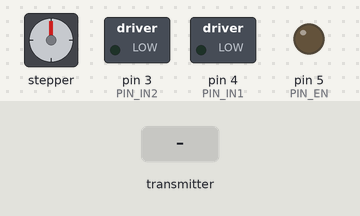
A sketch run on a simulated Arduino Nano, built with avr-gcc and run on an emulated ATmega328P. Shown: stepper motor, switched loads named in the sketch (green lamp = pin HIGH), output pins drawn as LEDs (lit = HIGH). Wiring (inferred from the names in the program): stepper motor (2048 steps per turn assumed): coils A0, A1, A2, A3. Inputs (shaded band) come from the test bench. No radio packets arrive unless stated; the audio player accepts every command and is not drawn; pins used as bus, display or sensor lines are not drawn.

Above: at 1.7 s.
1.8 s: the transmitter starts sending x = 256
At 4.74 s:
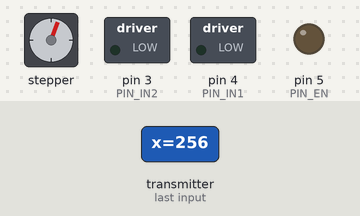
4.8 s: the transmitter starts sending y = 256
At 5.02 s:
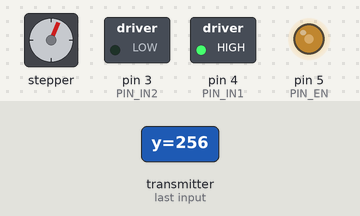
7.8 s: the transmitter starts sending y = 0
At 8.03 s:
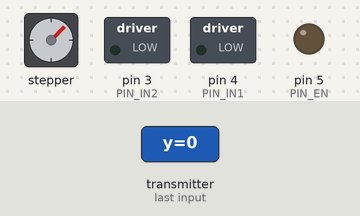
10.8 s: the transmitter starts sending y = 512
At 12.2 s:
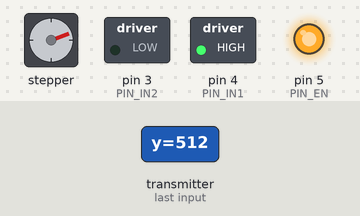
13.8 s: the transmitter starts sending y = 256
At 15.0 s:
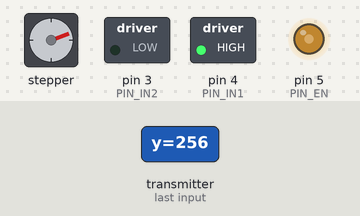
15.3 s: the transmitter starts sending y = 1023
At 16.3 s:
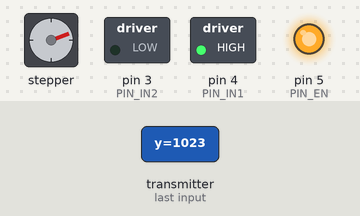
Timing chart, 0 to 17.8 s (numbered marks = the images above; inputs shaded):
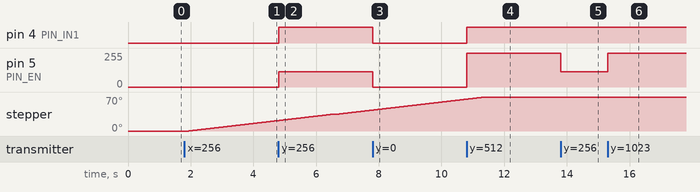

The sketch:

07_radio_rx_drive_motor_stepper_dfplayer.ino
```cpp
// 07_radio_rx_drive_motor_stepper_dfplayer.ino
// Stage 07: nRF24 receiver drives DC motor (L293D) + steering stepper (ULN2003)
//           AND plays an MP3 sound effect on "fire" (DFPlayer Mini).
//
// DFPlayer wiring reminder (critical fix):
//   DF TX  -> Nano D7
//   DF RX  <- Nano D8 THROUGH 1k (or 2.2k) resistor
//   DF BUSY-> Nano D6 (LOW=playing on most boards)
//   Speaker-> SPK1 / SPK2
//   VCC/GND-> 5V/GND (common ground)

#include <SPI.h>
#include <RF24.h>
#include <SoftwareSerial.h>
#include <DFRobotDFPlayerMini.h>

// ---------------- Radio ----------------
RF24 radio(9, 10);               // CE, CSN
const byte address[6] = "JOY1";

struct Payload {
  int16_t x;       // -512..+511
  int16_t y;       // -512..+511
  uint16_t seq;
  uint8_t fire;    // 0/1 (button)
};

// ---------------- Motor (L293D) ----------------
const uint8_t PIN_EN  = 5;  // PWM (L293D pin 1 EN1,2)
const uint8_t PIN_IN1 = 4;  // L293D pin 2 IN1
const uint8_t PIN_IN2 = 3;  // L293D pin 7 IN2

// NEW: minimum PWM once motor is engaged (reduces audible "chirp" at low duty)
const uint8_t PWM_MIN = 45; // try 35–60 if needed

// ---------------- Stepper (ULN2003 + 28BYJ-48) ----------------
const uint8_t ST_IN1 = A0;
const uint8_t ST_IN2 = A1;
const uint8_t ST_IN3 = A2;
const uint8_t ST_IN4 = A3;

const uint8_t HALFSTEP_SEQ[8][4] = {
  {1,0,0,0},
  {1,1,0,0},
  {0,1,0,0},
  {0,1,1,0},
  {0,0,1,0},
  {0,0,1,1},
  {0,0,0,1},
  {1,0,0,1}
};

// ---------------- Control tuning ----------------
const int DEAD_X = 60;
const int DEAD_Y = 40;
const unsigned long FAILSAFE_MS = 400;

// Progressive steering timing (ms per half-step)
const unsigned long STEER_INTERVAL_SLOW_MS = 14;
const unsigned long STEER_INTERVAL_FAST_MS = 1;

// Soft steering limits (half-steps)
const int16_t STEER_MIN = -800;
const int16_t STEER_MAX = +800;

unsigned long lastRxMs = 0;

// Stepper state
int8_t  steerDir  = 0;
int16_t steerPos  = 0;
uint8_t stepIndex = 0;
unsigned long lastStepMs = 0;

// ---------------- DFPlayer ----------------
const uint8_t DF_BUSY_PIN = 6;  // DFPlayer BUSY -> D6
const uint8_t DF_RX_PIN   = 7;  // Nano receives  (DF TX -> D7)
const uint8_t DF_TX_PIN   = 8;  // Nano transmits (D8 -> 1k -> DF RX)

SoftwareSerial dfSerial(DF_RX_PIN, DF_TX_PIN);
DFRobotDFPlayerMini dfPlayer;
bool dfOk = false;

const uint8_t  SFX_TRACK_MP3_FOLDER = 1;      // /MP3/0001.mp3
const unsigned long FIRE_LOCKOUT_MS  = 600;   // debounce / anti-spam
unsigned long lastFireMs = 0;
uint8_t lastFire = 0;

bool dfIsPlaying() {
  // Most DFPlayers: BUSY LOW while playing
  return digitalRead(DF_BUSY_PIN) == LOW;
}

void playFireSfx() {
  if (!dfOk) return;

  // Restart cleanly
  dfPlayer.stop();
  delay(120);
  dfPlayer.playMp3Folder(SFX_TRACK_MP3_FOLDER);
}

// ---------------- Motor helpers ----------------
void motorStopCoast() {
  digitalWrite(PIN_IN1, LOW);
  digitalWrite(PIN_IN2, LOW);
  analogWrite(PIN_EN, 0);
}

void motorDriveSigned(int16_t y) {
  int v = abs(y);
  if (v < DEAD_Y) {                       // centered => stop
    motorStopCoast();
    return;
  }

  v = constrain(v, DEAD_Y, 512);
  uint8_t pwm = (uint8_t)map(v, DEAD_Y, 512, 0, 255);

  // NEW: avoid tiny PWM pulses right after deadband (reduces audible "chirp")
  if (pwm > 0 && pwm < PWM_MIN) pwm = PWM_MIN;

  // Direction from sign of Y
  if (y > 0) {                            // forward
    digitalWrite(PIN_IN1, HIGH);
    digitalWrite(PIN_IN2, LOW);
  } else {                                // reverse
    digitalWrite(PIN_IN1, LOW);
    digitalWrite(PIN_IN2, HIGH);
  }

  analogWrite(PIN_EN, pwm);
}

// ---------------- Stepper helpers ----------------
void stepperApplyPhase(uint8_t idx) {
  digitalWrite(ST_IN1, HALFSTEP_SEQ[idx][0]);
  digitalWrite(ST_IN2, HALFSTEP_SEQ[idx][1]);
  digitalWrite(ST_IN3, HALFSTEP_SEQ[idx][2]);
  digitalWrite(ST_IN4, HALFSTEP_SEQ[idx][3]);
}

void stepperHold() {
  steerDir = 0;
}

int8_t joyToSteerDir(int16_t x) {
  if (abs(x) < DEAD_X) return 0;
  return (x > 0) ? +1 : -1;
}

// Non-linear progressive steering: squared curve.
unsigned long steeringIntervalFromX(int16_t x) {
  long mag = abs(x);
  mag = constrain(mag, (long)DEAD_X, 512L);

  // Normalize to 0..1000
  long t = (mag - (long)DEAD_X) * 1000L / (512L - (long)DEAD_X);

  // Square for non-linear ramp: stays slow longer, speeds up more near the end
  long t2 = (t * t) / 1000L; // still 0..1000

  long slow = (long)STEER_INTERVAL_SLOW_MS;
  long fast = (long)STEER_INTERVAL_FAST_MS;

  // Interpolate: interval = slow - (slow-fast)*t2
  long interval = slow - ((slow - fast) * t2) / 1000L;

  if (interval < fast) interval = fast;
  if (interval > slow) interval = slow;
  return (unsigned long)interval;
}

void stepperService(unsigned long nowMs, int16_t xValue) {
  if (steerDir == 0) return;

  unsigned long dynamicInterval = steeringIntervalFromX(xValue);
  if (nowMs - lastStepMs < dynamicInterval) return;

  // Soft limits
  if (steerDir > 0 && steerPos >= STEER_MAX) return;
  if (steerDir < 0 && steerPos <= STEER_MIN) return;

  if (steerDir > 0) {                     // right
    stepIndex = (stepIndex + 1) & 0x07;
    steerPos++;
  } else {                                // left
    stepIndex = (stepIndex + 7) & 0x07;   // -1 mod 8
    steerPos--;
  }

  stepperApplyPhase(stepIndex);
  lastStepMs = nowMs;
}

void failsafeStop() {
  motorStopCoast();
  stepperHold();
}

// ---------------- Setup / loop ----------------
void setup() {
  Serial.begin(115200);
  // Serial.println("Stage 07 RX motor + stepper + DFPlayer starting");

  // Motor pins
  pinMode(PIN_EN, OUTPUT);
  pinMode(PIN_IN1, OUTPUT);
  pinMode(PIN_IN2, OUTPUT);
  motorStopCoast();

  // Stepper pins
  pinMode(ST_IN1, OUTPUT);
  pinMode(ST_IN2, OUTPUT);
  pinMode(ST_IN3, OUTPUT);
  pinMode(ST_IN4, OUTPUT);
  stepperApplyPhase(stepIndex);           // energize initial phase (holds)

  // DFPlayer pins
  pinMode(DF_BUSY_PIN, INPUT_PULLUP);
  dfSerial.begin(9600);

  // Try init DFPlayer but don't brick the rover if it fails
  if (dfPlayer.begin(dfSerial)) {
    dfOk = true;
    dfPlayer.volume(16);                  // 0..30
    dfPlayer.EQ(DFPLAYER_EQ_NORMAL);
  } else {
    dfOk = false;
  }

  // Radio
  radio.begin();
  radio.setPALevel(RF24_PA_LOW);
  radio.setDataRate(RF24_250KBPS);
  radio.setChannel(108);
  radio.openReadingPipe(1, address);
  radio.startListening();

  lastRxMs = millis();
}

void loop() {
  static Payload lastP = {0, 0, 0, 0};     // keep last packet so steering can keep using last X
  Payload p;
  unsigned long nowMs = millis();

  bool got = false;

  if (radio.available()) {
    while (radio.available()) {
      radio.read(&p, sizeof(p));          // keep newest packet
    }
    got = true;
  }

  if (got) {
    lastP = p;
    lastRxMs = nowMs;

    // Motor from Y (signed)
    motorDriveSigned(p.y);

    // Steering from X (while held)
    steerDir = joyToSteerDir(p.x);

    // Fire sound: rising edge + lockout
    if (p.fire && !lastFire && (nowMs - lastFireMs > FIRE_LOCKOUT_MS)) {
      playFireSfx();
      lastFireMs = nowMs;
    }
    lastFire = p.fire;
  }

  // Failsafe: if link drops, stop motor & hold steering
  if (nowMs - lastRxMs > FAILSAFE_MS) {
    failsafeStop();
  }

  // Non-blocking stepper update (always runs)
  stepperService(nowMs, lastP.x);
}
```

Measured:
- after the input at 1.8 s, stepper: keeps turning clockwise at about 8°/s, starting after 0.13 s
- after the input at 4.8 s, pin 4 (PIN_IN1): LOW → HIGH at once; pin 5 (PIN_EN): 0/255 → 116/255 at once
- after the input at 7.8 s, pin 4 (PIN_IN1): HIGH → LOW at once; pin 5 (PIN_EN): 116/255 → 0/255 at once
- after the input at 10.8 s, pin 4 (PIN_IN1): LOW → HIGH at once; pin 5 (PIN_EN): 0/255 → 255/255 at once
- after the input at 13.8 s, pin 5 (PIN_EN): 255/255 → 116/255 at once
- after the input at 15.3 s, pin 5 (PIN_EN): 116/255 → 255/255 at once
